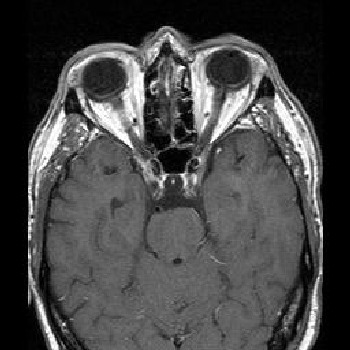
#> input picture notebook/images/Training/no_tumor/1.jpg, 350 x 350 px; its folder holds only this picture in this run
$ jupyter execute --allow-errors 'PROJECT Brain Tumor Classification.ipynb'
#> lines starting #> are read from the running program, lines starting #| are printed output that depends on the picture; long printed decimals are rounded
### Load Modules

[cell 1]
import numpy as np
import pandas as pd
import matplotlib.pyplot as plt
from sklearn.model_selection import train_test_split
from sklearn.metrics import accuracy_score
import joblib

### Prepare/collect data

[cell 2]
import os

path = os.listdir('images/Training/')
classes = {'no_tumor':0, 'tumor':1}

[cell 3]
import cv2
X = []
Y = []
for cls in classes:
    pth = './images/Training/'+cls
    for j in os.listdir(pth):
        img = cv2.imread(pth+'/'+j, 0)
#> img is the input picture: shape (350, 350); min 0, max 255, mean 69.7
        img = cv2.resize(img, (200,200))
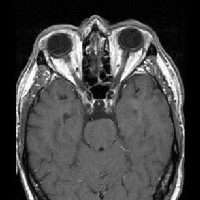
#> img: shape (200, 200); min 0, max 255, mean 69.6
        X.append(img)
        Y.append(classes[cls])
#> pass 2 of the loop `for cls in classes:`:
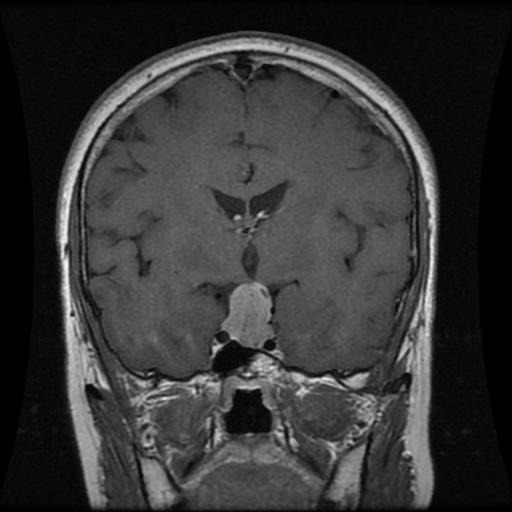
#> input picture notebook/images/Training/tumor/p (100).jpg, 512 x 512 px
#> img is the input picture: shape (512, 512); min 0, max 255, mean 53.8
#> `img = cv2.resize(img, (200,200))`:
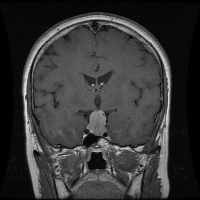
#> img: shape (200, 200); min 0, max 236, mean 53.7

[cell 4]
X = np.array(X)
Y = np.array(Y)

X_updated = X.reshape(len(X), -1)

[cell 5]
np.unique(Y)

[cell 6]
pd.Series(Y).value_counts()

[cell 7]
X.shape, X_updated.shape
#> Out = ((2, 200, 200), (2, 40000))

### Visualize data

[cell 8]
plt.imshow(X[0], cmap='gray')

### Prepare data

[cell 9]
X_updated = X.reshape(len(X), -1)
X_updated.shape
#> Out = (2, 40000)

### Split Data

[cell 10]
xtrain, xtest, ytrain, ytest = train_test_split(X_updated, Y, random_state=10,
                                               test_size=.20)
#> ytrain = [1]; ytest = [0]

[cell 11]
xtrain.shape, xtest.shape
#> Out = ((1, 40000), (1, 40000))

### Feature Scaling

[cell 12]
print(xtrain.max(), xtrain.min())
#| 236 0
print(xtest.max(), xtest.min())
#| 255 0
xtrain = xtrain/255
xtest = xtest/255
print(xtrain.max(), xtrain.min())
#| 0.9255 0.0
print(xtest.max(), xtest.min())
#| 1.0 0.0

### Feature Selection: PCA

[cell 13]
from sklearn.decomposition import PCA

[cell 14]
print(xtrain.shape, xtest.shape)
#| (1, 40000) (1, 40000)
